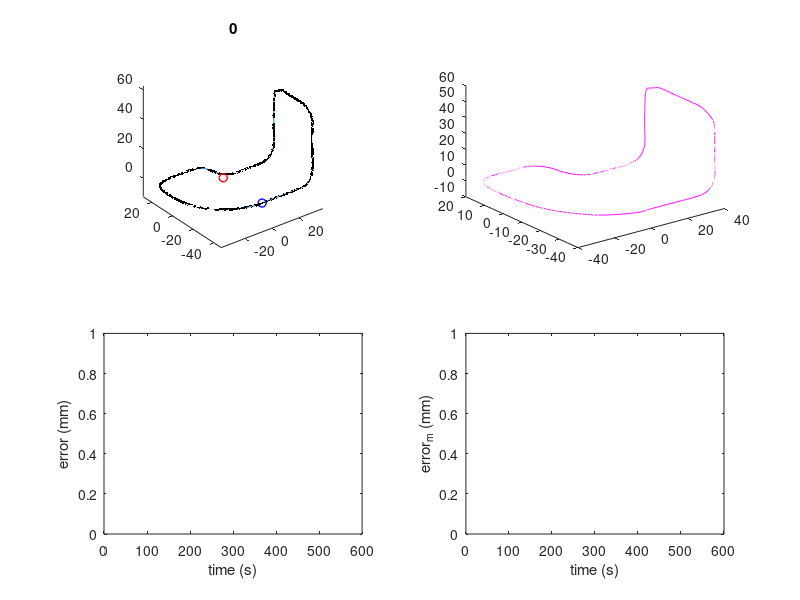

The MATLAB source for this figure: (Note: this script raises an error after producing the figure.)

% TODO: Loop condition is bad
% only update control points 1x per iteration.

%Z,X,Y
wp = [-37.5000000000000,0,0;-36.5050000000000,0,-8.58000000000000;-32.7890000000000,0,-18.1900000000000;-28.8600000000000,0,-23.9300000000000;-21.7250000000000,0,-30.5660000000000;-12.4100000000000,0,-35.3800000000000;0,0,-37.5000000000000;8.75000000000000,0,-37.5000000000000;11.3200000000000,0,-37.1630000000000;14.9000000000000,0,-35.3800000000000;17.7280000000000,0,-31.9040000000000;18.7500000000000,0,-25.6980000000000;18.7500000000000,0,-18.7500000000000;18.7500000000000,0,-14.0150000000000;18.2850000000000,0,-6.98600000000000;13.4390000000000,0,-1.16800000000000;6.55000000000000,0,0.614000000000000;1.27000000000000,0,5.12200000000000;0,0,12.1430000000000;0,0,23.7500000000000;0,0,27.5000000000000;0,0.874000000000000,31.5800000000000;0,3.80000000000000,35.3400000000000;0,10,37.5000000000000;0,19,37.5000000000000;0,28.8000000000000,37.5000000000000;-0.548000000000000,43.2660000000000,37.5000000000000;-2.92900000000000,47.0710000000000,37.5000000000000;-7.15000000000000,49.5800000000000,37.5000000000000;-11.8160000000000,50,37.5000000000000;-19.6000000000000,50,37.5000000000000;-27.5000000000000,50,37.5000000000000;-31.3200000000000,49.2400000000000,37.5000000000000;-35.4800000000000,46.0270000000000,37.5000000000000;-37.2850000000000,42.0610000000000,37.5000000000000;-37.5000000000000,36.3700000000000,37.5000000000000;-37.5000000000000,19.7500000000000,37.5000000000000;-37.5000000000000,10,37.5000000000000;-37.5000000000000,3.80000000000000,35.3490000000000;-37.5000000000000,0.516000000000000,30.6700000000000;-37.5000000000000,0,20.7190000000000;-37.5000000000000,0,7.89000000000000];
wp = [wp(:,3),wp(:,1),wp(:,2)];
wp(end,:) = wp(1,:); %loop the trajectory
smallnumber = .02;  % make this smaller to get more waypoints
w2o = interp1(1:numel(wp(:,1)),wp,1:smallnumber:numel(wp(:,1)),'spline');

% This while loop evenly spaces the points along the trajectory
w2 = w2o(1:2,:);
c1 = 2;
c2 = 1;
spacingDist = 0.5; % in mm.  Make smaller to get more points
var = 0.5;
% length = 0;
% for i = 2: size(w2o,1)
%     length = length + norm( w2o(i,:)- w2o(i-1,:) );
% end
% display(length)
% return

while c1< size(w2o,1)
    if norm( w2(c2,:)- w2o(c1,:) ) > spacingDist
        c2=c2+1;
        w2(c2,:) = w2o(c1,:);
    end
    c1=c1+1;
end
w2(c2+1,:)  =  w2(1,:);

% avoid the repeat of the last node
wp = w2(1:end-1,:);
w2ILC = wp;


% model: gravity pulls on our 2nd order system.
x0 = [0,0,0,0,0,0]';  %inital conditions: [x,y,z,vx,vy,vz]

iters = 30000; %control steps
X = repmat(x0, 1,iters); % state

mg = 50; %mm/s^2
Dt = 0.02; %seconds
Kp = 1;
Kd = 0;
Ki = 0;
Drag = 0.9;
Speed  = 100; %mm/s
%learningRate = 0.25;

%%%%%%%%%%%%%% PLOTTING
figure(1);clf
subplot(2,2,1);
plot3(w2(:,1),w2(:,2),w2(:,3),'linewidth',.1 );
hold on
plot3(wp(:,1),wp(:,2),wp(:,3),'.k' );

% ANIMATE
hrpath = plot3(X(1,1),X(2,1),X(3,1),'r','linewidth',1);
hrobot = plot3(X(1,1),X(2,1),X(3,1),'ro','linewidth',1);
hnear = plot3(wp(1,1),wp(1,2),wp(1,3),'bo','linewidth',1);

% hILC = plot3(w2ILC(:,1),w2ILC(:,2),w2ILC(:,3),'m','linewidth',.2 );
axis equal
htit = title('0');
error_p = 0;
error_c = 0;
error_d = NaN;
error_direct = zeros(size(wp,1),3);
error = NaN*ones(iters,1);
error_h = NaN*ones(iters,1);
error_list = NaN*ones(size(wp,1),100);
error_ind = ones(size(wp,1),1);
subplot(2,2,2);
hILC = plot3(w2ILC(:,1),w2ILC(:,2),w2ILC(:,3),'m','linewidth',.2 );

subplot(2,2,3);
herr = plot(Dt*(1:iters),error,'linewidth',1);
xlabel('time (s)');ylabel('error (mm)');

subplot(2,2,4);
herr_h = plot(Dt*(1:iters),error_h,'linewidth',1);
xlabel('time (s)');ylabel('error_m (mm)');


%%%%%%%%%%%%%% END PLOTTING
learningRate = 1;
rangeInfluence = 10;

errInt = [0;0;0];
for i = 1: iters-1
    % determine closest point on trajectory
    [cp,ind]  = closestPt(wp, X(1:3,i));
    %ILC part: change the wp values via a smooth bump to the values.
    error(i) = norm( cp - X(1:3,i));
    error_list(ind,error_ind(ind,1)) = error(i);
    error_ind(ind)= error_ind(ind)+1; 
    %rangeInfluence = round(rangeInfluence*tanh(error(i)));
    if i<=1000
        error_m = mean(error(1:i));
    else
       error_m = mean(error(i-999:i)); 
    end
    error_h(i) = error_m;
    cp = w2ILC(ind,:)';
 
%     inds = ind-rangeInfluence:ind+rangeInfluence;
%     scales = 1/(sqrt(2*pi*var)) * exp(-(inds-ind).^2./(2*var^2));
%     %uniform
%     scales = scales / sum(scales);
%     scales = 1-abs(-rangeInfluence:0)/rangeInfluence;
%     indILC = inds;
%     indILC(indILC<1) = size(wp,1)+ indILC(indILC<1);
%     indILC(indILC>size(wp,1)) = indILC(indILC>size(wp,1)) - size(wp,1);
    %indILC
    T = (iters-i)/iters;
    
    error_cpt = error_list(ind,~isnan(error_list(ind,:))); %closest point error history
    if length(error_cpt) >1
    error_d = error_cpt(end-1)-error_cpt(end); %error deriviative
    end
    disp(error_d)
    if (error_ind(ind)-1) ==1
        learningRate_direct = 0;
%     elseif error_d<0
%         learningRate_direct =1tanh(error_d);
    else
        learningRate_direct = tanh(error_d);
    end
    learningRate = 0.25*exp(-error_m/T); %simulated annealing
    %w2ILC(ind,:) = w2ILC(ind,:) + learningRate.*(wp(ind,:)-X(1:3,i)');
    p2c_vector = wp(ind,:)-X(1:3,i)';
    error_direct(ind,:) = abs(learningRate_direct).*error_direct(ind,:)+(1-abs(learningRate_direct)).*(p2c_vector/norm(p2c_vector));
    w2ILC(ind,:) = w2ILC(ind,:) + learningRate.*error_direct(ind,:).*norm(p2c_vector);

   
  % comment to turn off ILC
  
    % look ahead
    ind = ind+ 1;
    if ind>size(wp,1)
        ind = ind-size(wp,1);
    end
    
    wpDiff = w2(ind+1,:)'-w2(ind,:)'; %direction between waypoints
    
    errInt = errInt+ (cp - X(1:3,i)); %integral term
    
    % deriv term
    if i ==1
        vel = [0;0;0];
    else
        vel = X(1:3,i)-X(1:3,i-1);
    end
    
    control =  Kp*(cp - X(1:3,i)) + Ki*errInt - Kd*vel  +  2*wpDiff/norm(wpDiff);
    % controller steers the thrust (only controls the orientation)
    u = Speed*control/norm(control);
    
    
    
    X(:,i+1) = [ ...
        X(1,i) + Drag*Dt*X(4,i) + 1/2*Dt*Dt*u(1);
        X(2,i) + Drag*Dt*X(5,i) + 1/2*Dt*Dt*u(2);
        X(3,i) + Drag*Dt*X(6,i) + 1/2*Dt*Dt*(u(3)-mg);
        Drag*X(4,i) + Dt*u(1);
        Drag*X(5,i) + Dt*u(2);
        Drag*X(6,i) + Dt*(u(3)-mg)];
    
    %update
    if mod(i,20) ==0
        set( hrpath,  'Xdata', X(1,1:i),'Ydata',X(2,1:i),'Zdata',X(3,1:i));
        set( hrobot, 'Xdata',X(1,i),'Ydata',X(2,i),'Zdata',X(3,i));
        set( hnear, 'Xdata',wp(ind,1),'Ydata',wp(ind,2),'Zdata',wp(ind,3));
        set( hILC, 'Xdata',[w2ILC(:,1);w2ILC(1,1)],'Ydata',[w2ILC(:,2);w2ILC(1,2)],'Zdata',[w2ILC(:,3);w2ILC(1,3)] );
        set(htit,'String',num2str(i));
        set(herr,'Ydata',error);
        set(herr_h,'Ydata',error_h);
        drawnow
    end
    if ~mod(iters,1000)==0
        pause(1)
    end
end





function [cp,ind] = closestPt(arr,pt) % pick the closest point in arr to py
[~,ind] = min( sum( (arr - repmat(pt',size(arr,1),1)).^2,2));
cp = arr(ind,:)';
end




